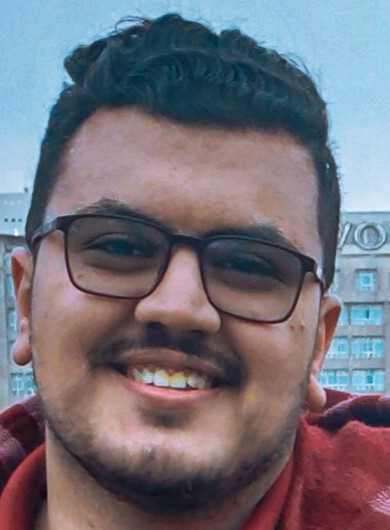
#> input picture Images/1647611882025.jpg, 390 x 530 px
$ python -i Filters.py   (imports and definitions only)
#> lines starting #> are read from the running program, lines starting #| are printed output that depends on the picture; after the words box and inside, x2 and y2 are one past the last pixel; in counts of white or black regions, pixels touching at a corner belong together
### function.py
import numpy as np
import cv2
import matplotlib.pyplot as plt


# [4 lines left out: function read_img, not called in this run]


def mean(image):
    img_mean = cv2.mean(image)
    return img_mean[0]


# [9 lines left out: function segment, not called in this run]


def convolve(img: np.array, kernel: np.array) -> np.array:
    x, y = img.shape
    k = kernel.shape[0]
    convolved_img = np.zeros(shape=(x-2*k, y-2*k))
    for i in range(x-2*k):
        for j in range(y-2*k):
            mat = img[i:i+k, j:j+k]
            convolved_img[i, j] = np.sum(np.multiply(mat, kernel))

    return convolved_img


def generate_gaussian_kernal(dimention, sigma):
    kernal = np.zeros(shape=(dimention, dimention))
    x = dimention//2
    if(dimention % 2 == 0):
        y = x
    else:
        y = x+1
    for i in range(-x, y):
        for j in range(-x, y):
            part1 = 1/(2*(np.pi)*(sigma**2))
            part2 = (i**2)+(j**2)/(2*(sigma**2))
            part3 = np.exp(-part2)
            kernal[i+x][j+x] = part1*part3
    return kernal


def non_max_suppression(img, D):
    M, N = img.shape
    Z = np.zeros((M, N), dtype=np.int32)
    angle = D * 180. / np.pi
    angle[angle < 0] += 180

    for i in range(1, M-1):
        for j in range(1, N-1):

            # angle 0
            if (0 <= angle[i, j] < 22.5) or (157.5 <= angle[i, j] <= 180):
                q = img[i, j+1]
                r = img[i, j-1]
            # angle 45
            elif (22.5 <= angle[i, j] < 67.5):
                q = img[i+1, j-1]
                r = img[i-1, j+1]
            # angle 90
            elif (67.5 <= angle[i, j] < 112.5):
                q = img[i+1, j]
                r = img[i-1, j]
            # angle 135
            elif (112.5 <= angle[i, j] < 157.5):
                q = img[i-1, j-1]
                r = img[i+1, j+1]

            if (img[i, j] >= q) and (img[i, j] >= r):
                Z[i, j] = img[i, j]
            else:
                Z[i, j] = 0

    return Z


def canny_threshold(img, lowThresholdRatio=0.05, highThresholdRatio=0.09):

    highThreshold = img.max() * highThresholdRatio
    lowThreshold = highThreshold * lowThresholdRatio

    M, N = img.shape
    res = np.zeros((M, N), dtype=np.int32)

    weak = np.int32(20)
    strong = np.int32(255)
    for i in range(M):
        for j in range(N):
            if img[i, j] >= highThreshold:
                res[i, j] = strong
            elif (img[i, j] <= highThreshold) and (img[i, j] >= lowThreshold):
                res[i, j] = weak

    return (res, weak, strong)


def hysteresis(img, weak, strong=255):
    M, N = img.shape
    for i in range(1, M-1):
        for j in range(1, N-1):
            if (img[i, j] == weak):

                if ((img[i+1, j-1] == strong) or (img[i+1, j] == strong) or (img[i+1, j+1] == strong)
                    or (img[i, j-1] == strong) or (img[i, j+1] == strong)
                        or (img[i-1, j-1] == strong) or (img[i-1, j] == strong) or (img[i-1, j+1] == strong)):
                    img[i, j] = strong
                else:
                    img[i, j] = 0

    return img

### Filters.py
import numpy as np
import cv2
import matplotlib.pyplot as plt
import function as functions


# [38 lines left out: functions add_sp_noise, add_gaussian_noise, add_uniform_noise, avrage_filter, not called in this run]


def avrage_filter2(img: np.array, dimention=3):
    kernel = np.ones((dimention, dimention), np.float32)/(dimention*dimention)
    return functions.convolve(img, kernel)


def gaussian_filter(img: np.array, dimention=3, sigma=.1):
    kernel = functions.generate_gaussian_kernal(dimention, sigma)
    return functions.convolve(img, kernel)


# [29 lines left out: functions median_filter, laplacian_edge, Prewitt_edge, not called in this run]


def Sobel_edge(img: np.array, x_dir, y_dir):
    kernel_x = np.array([[-1, 0, 1],
                         [-2, 0, 2],
                         [-1, 0, 1]])
    kernel_y = np.array([[1, 2, 1],
                         [0, 0, 0],
                         [-1, -2, -1]])
    img_x = functions.convolve(img, kernel_x)
    img_y = functions.convolve(img, kernel_y)
    if x_dir and y_dir:
        final_img = np.sqrt(img_x*img_x+img_y*img_y)
        return abs(final_img)
    elif x_dir:
        return abs(img_x)
    elif y_dir:
        return abs(img_y)
    else:
        return img


# [11 lines left out: function roberts_edge, not called in this run]


def canny_edge(img: np.array):
    gaussian_kernal = functions.generate_gaussian_kernal(10, 1)
    gaussian_img = functions.convolve(img, gaussian_kernal)
    img_x = Sobel_edge(gaussian_img, 1, 0)
    img_y = Sobel_edge(gaussian_img, 0, 1)
    mag = np.hypot(img_x, img_y)
    mag = mag/mag.max()*255
    theta = np.arctan2(img_y, img_x)
    supp = functions.non_max_suppression(mag, theta)
    res, week, str = functions.canny_threshold(supp)
    g = functions.hysteresis(res, week, str)
    return g

>>> import cv2
>>> picture = cv2.imread('Images/1647611882025.jpg', cv2.IMREAD_GRAYSCALE)
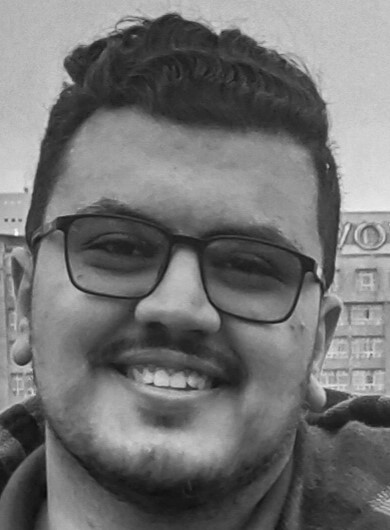
#> picture: shape (530, 390); min 9, max 251, mean 114.8
>>> result = canny_edge(picture)
#> after the loop in convolve, `for i in range(x-2*k):`:
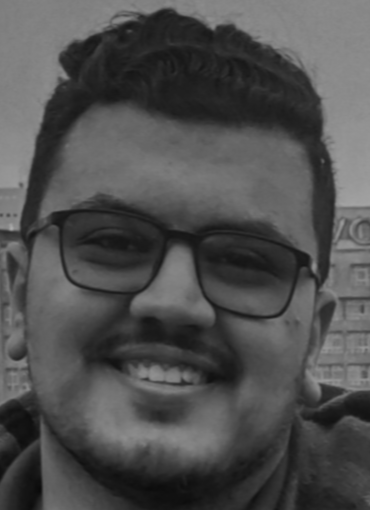
#> convolved_img: shape (510, 370) float64; min 10.85, max 171, mean 79.9
#> after the loop in convolve (call 3), `for i in range(x-2*k):`:
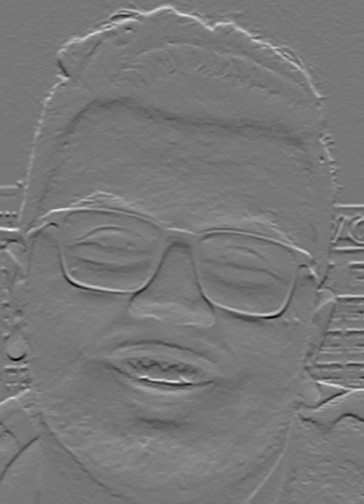
#> convolved_img: shape (504, 364) float64; min -288.1, max 322.8, mean 1.4; drawn with min black and max white
#> in canny_edge, `theta = np.arctan2(img_y, img_x)`:
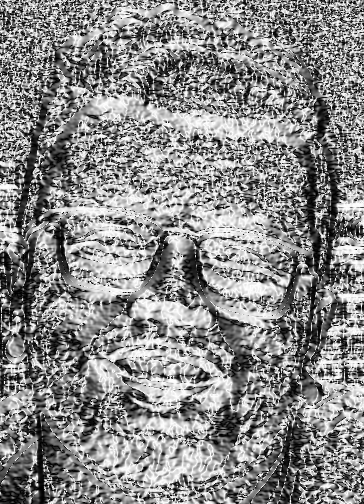
#> theta: shape (504, 364) float64; min 2.04e-05, max 1.57, mean 0.851; drawn with min black and max white
#> after the loop in non_max_suppression, `for i in range(1, M-1):`:
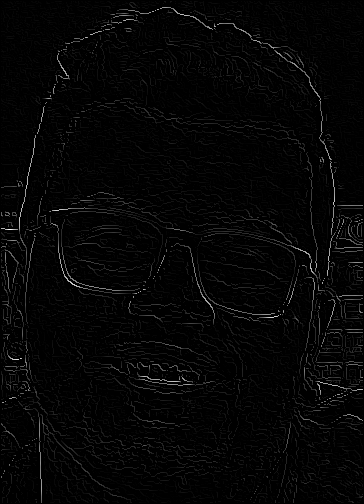
#> Z: shape (504, 364) int32; min 0, max 255, mean 5.4
#> in canny_threshold, `highThreshold = img.max() * highThresholdRatio`: highThreshold = 22.95
#> in canny_threshold, `lowThreshold = highThreshold * lowThresholdRatio`: lowThreshold = 1.15
#> after the loop in canny_threshold, `for i in range(M):`:
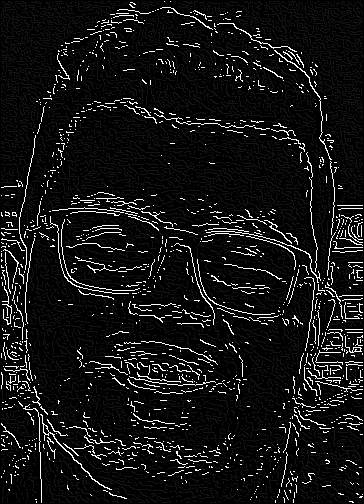
#> res: shape (504, 364) int32; min 0, max 255, mean 20.2
#> in canny_edge, `res, week, str = functions.canny_threshold(supp)`: week = 20; str = 255
#> after the loop in hysteresis, `for i in range(1, M-1):`:
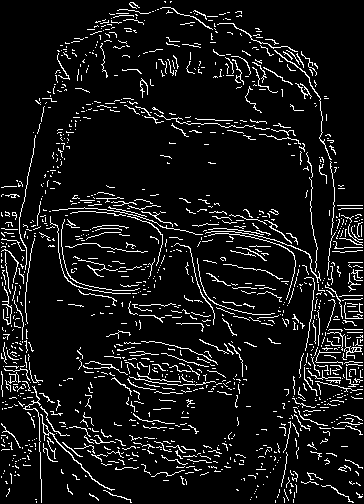
#> img: shape (504, 364) int32; 8.3% white in thin lines or dots
